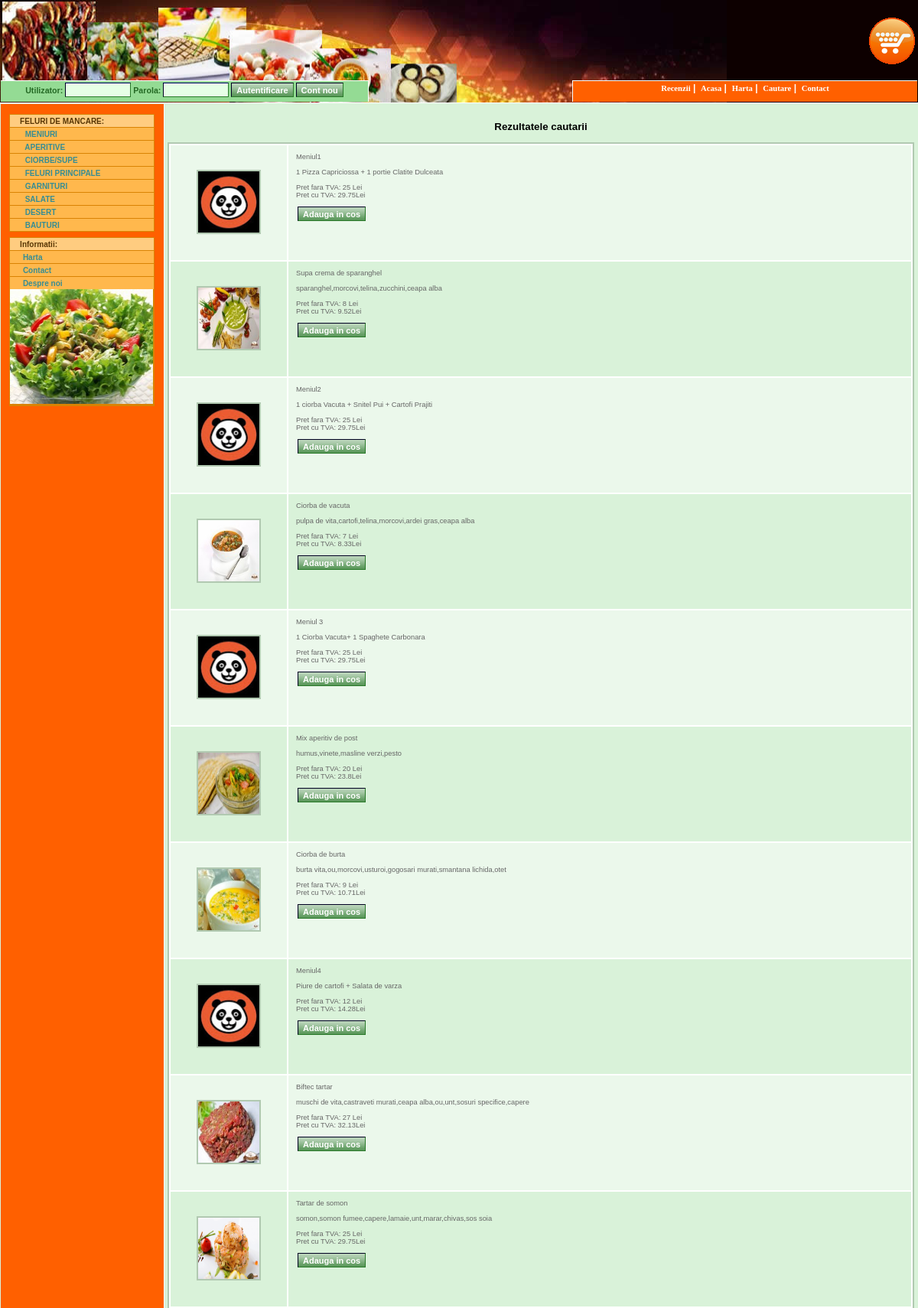
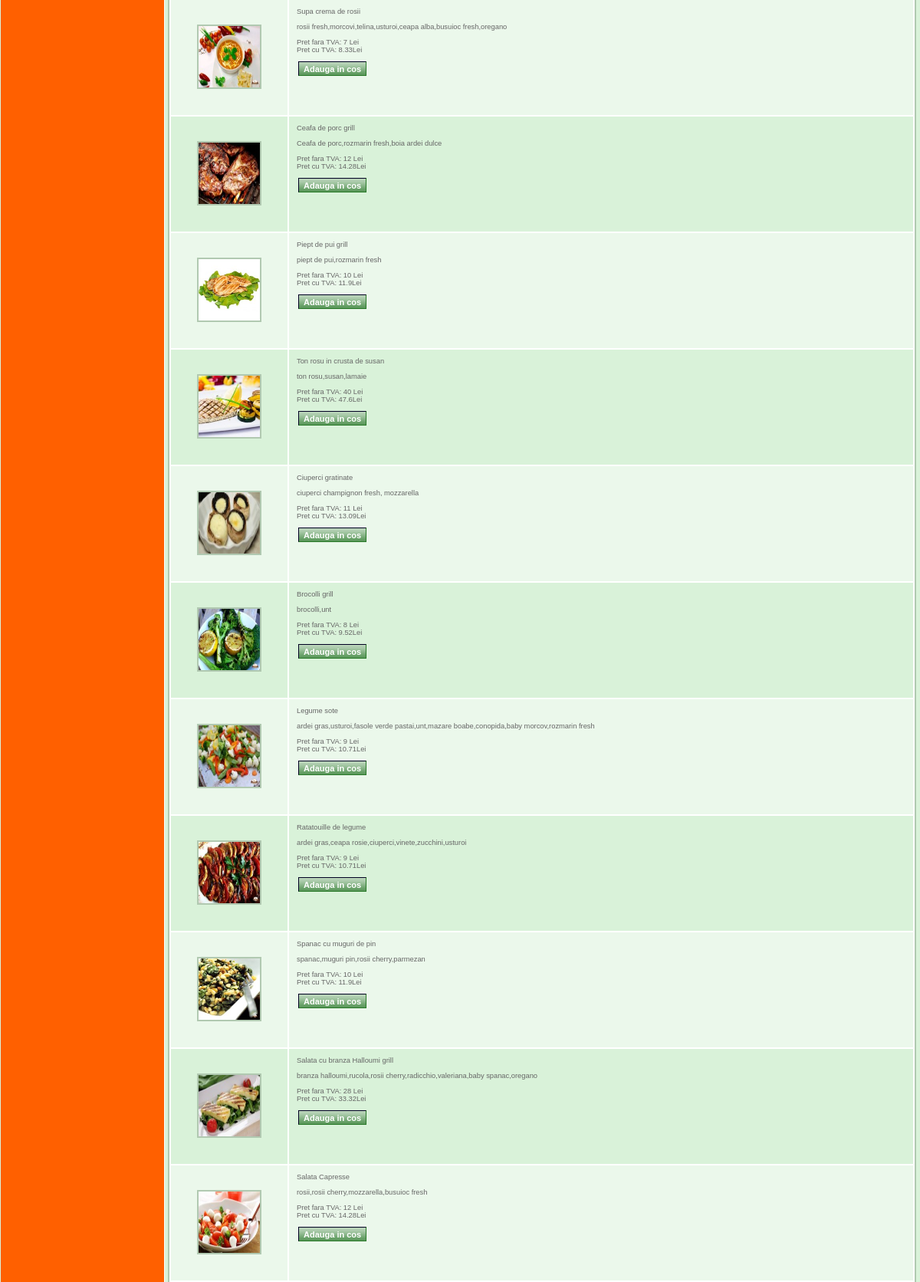
Page /sresults.php (upper part) on the committed database (2 pictures, top to bottom).
### tables this page shows
CREATE TABLE `tcategorii` (
  `fIdCategorie` int(11) UNSIGNED NOT NULL,
  `fNumeCategorie` varchar(50) NOT NULL DEFAULT ''
);

CREATE TABLE `tproduse` (
  `fIdProdus` int(11) UNSIGNED NOT NULL,
  `fIdSubcategorie` int(11) UNSIGNED NOT NULL DEFAULT '0',
  `fNumeProdus` varchar(255) NOT NULL DEFAULT '',
  `fCodProdus` varchar(50) DEFAULT NULL,
  `fImagine` varchar(100) DEFAULT NULL,
  `fDescriere` varchar(255) DEFAULT NULL,
  `fPret` varchar(50) NOT NULL DEFAULT '0'
);

### sresults.php (the view, shortened to what this page needs)
<?php
	include_once("./include/functions.inc.php");
?>
<?php fInsertDocType(); ?>
<head>
<?php fInsertCSS(); ?>
</head>
<body>
	<table class="maintable">
		<tr style="height: 132px;">
			<td id="header">
			<?php fInsertCartLink(); ?>
			<?php fInsertLoginArea(); ?>
			<?php fInsertTopMenu(); ?>
			</td>
		</tr>
		<tr>
			<td>
				<table class="contenttable">
					<tr>
						<td class="leftcolcontainer">
							<table class="leftcoltable">
								<tr style="height: 5px;"><td></td></tr>
								<?php fInsertCategLeftMenu(); ?>
								<tr style="height: 5px;"><td></td></tr>
								<?php fInsertInfoLeftMenu(); ?>
								<tr style="height: 5px;"><td></td></tr>
							</table>
						</td>
						<td id="maincontent">
						<table style="width: 100%;">
						<tr><td>
						<h1 class="pageheader">Rezultatele cautarii</h1>
						<p class="pagecontent">
						<?php
$intIdSelSubcateg =isset($_POST['selSubCateg']) ? $_POST['selSubCateg'] : '';
$intIdSelCateg =isset($_POST['selCateg']) ? $_POST['selCateg'] : '';
							if ($intIdSelSubcateg > 0) {
								$strSQL = "SELECT tproduse.*, tcategorii.fIdCategorie FROM (tproduse INNER JOIN tsubcategorii ON tproduse.fIdSubcategorie = tsubcategorii.fIdSubcategorie) INNER JOIN tcategorii ON tsubcategorii.fIdCategorie = tcategorii.fIdCategorie where tproduse.fIdSubcategorie=$intIdSelSubcateg";
							} else {
								if ($intIdSelCateg > 0) {
									$strSQL = "SELECT tproduse.*, tcategorii.fIdCategorie FROM (tproduse INNER JOIN tsubcategorii ON tproduse.fIdSubcategorie = tsubcategorii.fIdSubcategorie) INNER JOIN tcategorii ON tsubcategorii.fIdCategorie = tcategorii.fIdCategorie where tcategorii.fIdCategorie=$intIdSelCateg";
								} else {
									$strSQL = "SELECT tproduse.*, tcategorii.fIdCategorie FROM (tproduse INNER JOIN tsubcategorii ON tproduse.fIdSubcategorie = tsubcategorii.fIdSubcategorie) INNER JOIN tcategorii ON tsubcategorii.fIdCategorie = tcategorii.fIdCategorie";
								}
							}
							$result = mysql_query($strSQL);
if (mysql_num_rows($result) > 0) {
	echo "<table style=\"width: 100%; background-color: #FFFFFF; border: 2px #B1C9B1 solid; font-size: 9pt;\">\n";
	$intIndex = 1;
	while ($row = mysql_fetch_array($result)) {
		$intIndex = 3 - $intIndex;
		$strNumeProdus = $row['fNumeProdus'];
		$strDescriere = $row['fDescriere'];
		$strImagine = $row['fImagine'];
                $strNormalPrice = $row['fPret'];
		if ($intIndex == 1) {
			echo "<tr class=\"listprodrow1\">\n";
		} else {
			echo "<tr class=\"listprodrow2\">\n";
		}
echo "<td style=\"width: 150px; text-align: center;\">
<img alt=\"$strNumeProdus\" src=\"./images/produse/$strImagine\" style=\"width: 80px; height: 80px; border: 2px #B1C9B1 solid;\" /></td>\n";
		echo "<td style=\"vertical-align: top; text-align: justify; padding: 10px;\"><span>$strNumeProdus</span><br /><br />\n";
		echo "<span>$strDescriere</span><br /><br />\n";
			echo "Pret fara TVA: $strNormalPrice Lei<br />\n";
			echo "Pret cu TVA: " . round(($strNormalPrice * 1.19),2) . "Lei<br />\n";
		echo "<br /><form action=\"execute.php?action=addtocart\" method=\"post\" style=\"display: inline;\">\n";
		echo "<fieldset style=\"padding: 0px; border: 0px;\">\n";
		echo "<input type=\"submit\" alt=\"COMANDA TA\" class=\"loginbutton\" name=\"cmdAddToCart\" value=\"Adauga in cos\" />\n";
		echo "</fieldset>\n";
		echo "</form>\n";
		echo "</td>\n";
		echo "</tr>\n";
	}
	echo "</table>\n";
} else {
	echo "<p style=\"font-size: 9pt; font-weight: bold; text-align: center;\">Ne pare rau, momentan nu exista produse.</p>\n";
}
						?>
						</p>
						</td></tr>
						</table>
						</td>
					</tr>
				</table>
			</td></tr>
	</table>
</body>
</html>

### include/functions.inc.php (shortened to what this page needs)
<?php
function fInsertCSS() {
	echo "<link type=\"text/css\" rel=\"stylesheet\" href=\"./css/style.css\" />\n";
}
function fInsertDocType() {
	echo "<!DOCTYPE html PUBLIC \"-//W3C//DTD XHTML 1.0 Strict//EN\"     \"http://www.w3.org/TR/xhtml1/DTD/xhtml1-strict.dtd\">\n";
	echo "<html xmlns=\"http://www.w3.org/1999/xhtml\" xml:lang=\"en\" lang=\"en\">\n";
}
function fInsertLoginArea() {
	echo "<div id=\"loginarea\">\n";
	$intIdUtilizator =isset($_SESSION['intIdUtilizator']) ? $_SESSION['intIdUtilizator'] : '';
	if ($intIdUtilizator  > 0) {
		echo "Bine ai venit " . $_SESSION['strNumeUtilizator'] . " &nbsp; <a class=\"TopMyAccountLink\" href=\"contul_meu.php\">:: Contul meu</a> &nbsp; | &nbsp; <a class=\"LogoutLink\" href=\"execute.php?action=logout\">:: Iesire</a>\n";
	} else {
		echo "<form action=\"execute.php?action=login\" method=\"post\" style=\"display: inline;\" onsubmit=\"return fValidateLogin();\">\n";
		echo "<fieldset style=\"padding: 0px; border: 0px;\">\n";
		echo "<label class=\"loginlabel\" for=\"txtNumeUtilizator\">Utilizator:</label>\n";
		echo "<input class=\"logininput\" type=\"text\" name=\"txtNumeUtilizator\" id=\"txtNumeUtilizator\" maxlength=\"32\" />\n";
		echo "<label class=\"loginlabel\" for=\"txtParola\">Parola:</label>\n";
		echo "<input class=\"logininput\" type=\"password\" name=\"txtParola\" id=\"txtParola\" maxlength=\"32\" />\n";
		echo "<input type=\"submit\" alt=\"Autentificare\" class=\"loginbutton\" name=\"cmdLogin\" id=\"cmdLogin\" value=\"Autentificare\" />\n";
		echo "<input type=\"button\" alt=\"Cont nou\" class=\"loginbutton\" onclick=\"location.href='inregistrare.php'\" name=\"cmdRegister\" id=\"cmdRegister\" value=\"Cont nou\" />\n";
		echo "</fieldset>\n";
		echo "</form>\n";
	}
	echo "</div>\n";
}
function fInsertTopMenu() {
	echo "<span id=\"topmenu\">\n";
echo "<a href=\"recenzii.php\">Recenzii</a>&nbsp;|&nbsp;\n";
	echo "<a href=\"index.php\">Acasa</a>&nbsp;|&nbsp;\n";
	echo "<a href=\"harta_site1.php\">Harta</a>&nbsp;|&nbsp;\n";
	echo "<a href=\"harta_site.php\">Cautare</a>&nbsp;|&nbsp;\n";
	echo "<a href=\"contact.php\">Contact</a>\n";
	echo "</span>\n";
}
function fInsertCategLeftMenu() {
	echo "<tr>\n";
	echo "<td style=\"text-align: center;\" valign=\"top\">\n";
	echo "<div id=\"divcategmenu\">\n";
	echo "<div class=\"item\">\n";
	echo "<div class=\"leftmenu\">\n";
	echo "<h1> &nbsp;  &nbsp; FELURI DE MANCARE:</h1>\n";
	$strSQL = "SELECT * FROM tcategorii ORDER BY fIdCategorie";
	$result = mysql_query($strSQL);
	if (mysql_num_rows($result) > 0) {
		while ($row = mysql_fetch_array($result)) {
			echo "<a href=\"categorii.php?intIdCategorie=" . $row['fIdCategorie'] . "\"> &nbsp;  &nbsp;  &nbsp; " . $row['fNumeCategorie'] . "</a>\n";
		}
	} else {
		echo "<div style=\"padding: 10px; text-align: center;\">Nici un tip de produse.</div>\n";
	}
	echo "</div>\n";
	echo "</div>\n";
	echo "</div>\n";
	echo "</td>\n";
	echo "</tr>\n";
}
function fInsertInfoLeftMenu() {
	echo "<tr>\n";
	echo "<td style=\"text-align: center;\">\n";
	echo "<div id=\"divinfomenu\">\n";
	echo "<div class=\"item\">\n";
	echo "<div class=\"leftmenu\">\n";
	echo "<h1> &nbsp;  &nbsp; Informatii:</h1>\n";
	echo "<a href=\"harta_site1.php\">&nbsp;  &nbsp;  &nbsp;Harta</a>\n";
	echo "<a href=\"contact.php\">&nbsp;  &nbsp;  &nbsp;Contact</a>\n";
	echo "<a href=\"garantie.php\"> &nbsp;  &nbsp;  &nbsp;Despre noi</a>\n";
	echo "<img src=\"pr.jpg\" width=\"187\" height=\"150\" border=\"0\">";
	echo "</div>\n";
	echo "</div>\n";
	echo "</div>\n";
	echo "</td>\n";
	echo "</tr>\n";
}
function fInsertCartLink() {
	echo "<table id=\"cart\"><tr><td>\n";
	echo "<a href=\"rezervare.php\"><img alt=\"Cosul de cumparaturi\" src=\"./images/cart.gif\" /></a>\n";
	echo "</td></tr></table>\n";
}
?>

### css/style.css (style rules this page uses)
body { background: #D9F2D9; text-align: center; font-family: Verdana, Arial, Helvetica, sans-serif; color: #666666; margin:0px; font-size: 10pt; }
img { border: 0px none; }
#topmenu { padding-top: 2px; text-align: center; font-weight: bold; color: #FFFFFF; width: 450px; height: 25px; background-color: #FF6000; border-top: 1px #FFFFFF solid; border-left: 1px #FFFFFF solid; float: right; vertical-align: bottom; font-size: 9pt; }
#topmenu a:link, #topmenu a:visited { font-family: Verdana, Tahoma; color: #FFFFFF; font-weight: bold; font-size: 8pt; text-decoration: none; }
#header { width:100%; height:132px; background: #0D0000; text-align: left; background-image: url(../images/header11.jpg); background-repeat: no-repeat; text-align: right; vertical-align: bottom; border-bottom: 1px solid #FFFFFF; }
#divcategmenu { text-align: justify; margin: 0 10px 0 0; padding: 0; color: #573604; font-weight: bold; font-size: 7.5pt; width: 190px; background: none; font-family: Verdana, Geneva, Arial, Helvetica, sans-serif; }
#divcategmenu .item { margin: 0px; padding: 0px; background: #E4E4E4; }
#divcategmenu .leftmenu { margin: 0px; padding: 0px; border: 1px solid #D98303; background: #D98303; }
#divcategmenu h1 { margin: 0; padding: 3px 1px 2px 2px; font-size: 10px; background-color: #FFCC80 }
#divcategmenu a:link, #divcategmenu a:visited { margin-top: 1px; padding: 3px 3px 2px 3px; display: block; text-decoration: none; color: #378D93; background: #FFB84D; }
#divinfomenu { text-align: justify; margin: 0 10px 0 0; padding: 0; color: #573604; font-weight: bold; font-size: 7.5pt; width: 190px; background: none; font-family: Verdana, Geneva, Arial, Helvetica, sans-serif; }
#divinfomenu .item { margin: 0px; padding: 0px; background: #E4E4E4; }
#divinfomenu .leftmenu { margin: 0px; padding: 0px; border: 1px solid #D98303; background: #D98303; }
#divinfomenu h1 { margin: 0; padding: 3px 1px 2px 2px; font-size: 10px; background-color: #FFCC80 }
#divinfomenu a:link, #divinfomenu a:visited { margin-top: 1px; padding: 3px 3px 2px 3px; display: block; text-decoration: none; color: #378D93; background: #FFB84D; }
#maincontent { background: #D9F2D9; vertical-align: top; padding-top: 10px; }
.maintable { width: 100%; border: 0px; padding: 0px; border-spacing: 0px; border-collapse: collapse; }
.leftcoltable { width: 100%; height: 100%; padding-top: 0px; border-spacing: 0px; border-collapse: collapse; }
.leftcolcontainer { text-align: center; width: 130px; border-right: 1px solid #FFFFFF; border-bottom: 1px solid #FFFFFF; background: #FF6000; padding-left: 10px; padding-top: 7px; vertical-align: top; }
.contenttable { width: 100%; padding: 0px; border-spacing: 0px; border-collapse: collapse; }
#cart { width: 100px; height: 100px; margin-left: auto; }
#loginarea { padding-top: 2px; text-align: center; font-weight: bold; color: #FFFFFF; width: 480px; height: 25px; background-color: #94DB94; border-top: 1px #FFFFFF solid; border-right: 1px #FFFFFF solid; float: left; vertical-align: bottom; font-size: 8pt; }
.loginbutton { background: url(../images/bglogin.gif); border-right: #2A7A2A 1px solid; border-bottom: #2A7A2A 1px solid; border-top: #000022 1px solid; border-left: #000022 1px solid; font-size: 11px; color: #FFFFFF; font-family: tahoma,sans-serif; font-weight: bold; height: 19px; text-decoration: none; }
.logininput { padding-left: 2px; background-color: #E6FFE6; border-right: #2A7A2A 1px solid; border-bottom: #2A7A2A 1px solid; border-top: #000066 1px solid; border-left: #000022 1px solid; font-size: 8pt; color: #144E14; font-family: tahoma, verdana, sans-serif; font-weight: bold; height: 15px; text-decoration: none; width: 80px; }
.loginlabel { color: #256A25; font-size: 8pt; }
.pageheader { font-family: Tahoma, Verdana, Arial; font-size: 10pt; color: #000000; text-align: center; }
.pagecontent { font-family: Tahoma, Verdana, Arial; font-size: 10pt; color: #000000; text-align: justify; }
.listprodrow1 { background-color: #D9F2D9; font-size: 7pt; padding: 3px; height: 150px; }
.listprodrow2 { background-color: #EBF8EB; font-size: 7pt; padding: 3px; height: 150px; }

### rows in the picture
tcategorii: fNumeCategorie "MENIURI"
tcategorii: fNumeCategorie "APERITIVE"
tcategorii: fNumeCategorie "CIORBE/SUPE"
tcategorii: fNumeCategorie "FELURI PRINCIPALE"
tcategorii: fNumeCategorie "GARNITURI"
tcategorii: fNumeCategorie "SALATE"
tcategorii: fNumeCategorie "DESERT"
tcategorii: fNumeCategorie "BAUTURI"
tproduse: fImagine (picture), fNumeProdus "Meniul1", fDescriere "1 Pizza Capriciossa + 1 portie Clatite Dulceata", fPret "25", $strNormalPrice*1.19 "29.75"
tproduse: fImagine (picture), fNumeProdus "Supa crema de sparanghel", fDescriere "sparanghel,morcovi,telina,zucchini,ceapa alba", fPret "8", $strNormalPrice*1.19 "9.52"
tproduse: fImagine (picture), fNumeProdus "Meniul2", fDescriere "1 ciorba Vacuta + Snitel Pui + Cartofi Prajiti", fPret "25", $strNormalPrice*1.19 "29.75"
tproduse: fImagine (picture), fNumeProdus "Ciorba de vacuta", fDescriere "pulpa de vita,cartofi,telina,morcovi,ardei gras,ceapa alba", fPret "7", $strNormalPrice*1.19 "8.33"
tproduse: fImagine (picture), fNumeProdus "Meniul 3", fDescriere "1 Ciorba Vacuta+ 1 Spaghete Carbonara", fPret "25", $strNormalPrice*1.19 "29.75"
tproduse: fImagine (picture), fNumeProdus "Mix aperitiv de post", fDescriere "humus,vinete,masline verzi,pesto", fPret "20", $strNormalPrice*1.19 "23.8"
tproduse: fImagine (picture), fNumeProdus "Ciorba de burta", fDescriere "burta vita,ou,morcovi,usturoi,gogosari murati,smantana lichida,otet", fPret "9", $strNormalPrice*1.19 "10.71"
tproduse: fImagine (picture), fNumeProdus "Meniul4", fDescriere "Piure de cartofi + Salata de varza", fPret "12", $strNormalPrice*1.19 "14.28"
tproduse: fImagine (picture), fNumeProdus "Biftec tartar", fDescriere "muschi de vita,castraveti murati,ceapa alba,ou,unt,sosuri specifice,capere", fPret "27", $strNormalPrice*1.19 "32.13"
tproduse: fImagine (picture), fNumeProdus "Tartar de somon", fDescriere "somon,somon fumee,capere,lamaie,unt,marar,chivas,sos soia", fPret "25", $strNormalPrice*1.19 "29.75"
tproduse: fImagine (picture), fNumeProdus "Supa crema de rosii", fDescriere "rosii fresh,morcovi,telina,usturoi,ceapa alba,busuioc fresh,oregano", fPret "7", $strNormalPrice*1.19 "8.33"
tproduse: fImagine (picture), fNumeProdus "Ceafa de porc grill", fDescriere "Ceafa de porc,rozmarin fresh,boia ardei dulce", fPret "12", $strNormalPrice*1.19 "14.28"
tproduse: fImagine (picture), fNumeProdus "Piept de pui grill", fDescriere "piept de pui,rozmarin fresh", fPret "10", $strNormalPrice*1.19 "11.9"
tproduse: fImagine (picture), fNumeProdus "Ton rosu in crusta de susan", fDescriere "ton rosu,susan,lamaie", fPret "40", $strNormalPrice*1.19 "47.6"
tproduse: fImagine (picture), fNumeProdus "Ciuperci gratinate", fDescriere "ciuperci champignon fresh, mozzarella", fPret "11", $strNormalPrice*1.19 "13.09"
tproduse: fImagine (picture), fNumeProdus "Brocolli grill", fDescriere "brocolli,unt", fPret "8", $strNormalPrice*1.19 "9.52"
tproduse: fImagine (picture), fNumeProdus "Legume sote", fDescriere "ardei gras,usturoi,fasole verde pastai,unt,mazare boabe,conopida,baby morcov,rozmarin fresh", fPret "9", $strNormalPrice*1.19 "10.71"
tproduse: fImagine (picture), fNumeProdus "Ratatouille de legume", fDescriere "ardei gras,ceapa rosie,ciuperci,vinete,zucchini,usturoi", fPret "9", $strNormalPrice*1.19 "10.71"
tproduse: fImagine (picture), fNumeProdus "Spanac cu muguri de pin", fDescriere "spanac,muguri pin,rosii cherry,parmezan", fPret "10", $strNormalPrice*1.19 "11.9"
tproduse: fImagine (picture), fNumeProdus "Salata cu branza Halloumi grill", fDescriere "branza halloumi,rucola,rosii cherry,radicchio,valeriana,baby spanac,oregano", fPret "28", $strNormalPrice*1.19 "33.32"
tproduse: fImagine (picture), fNumeProdus "Salata Capresse", fDescriere "rosii,rosii cherry,mozzarella,busuioc fresh", fPret "12", $strNormalPrice*1.19 "14.28"
